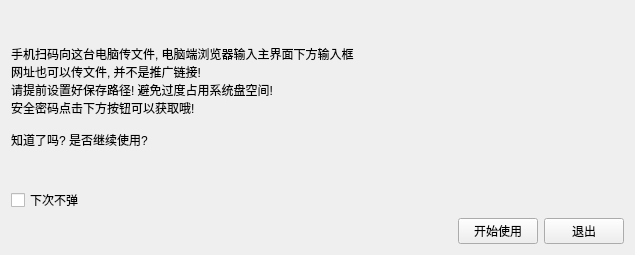
<?xml version="1.0" encoding="UTF-8"?>
<ui version="4.0">
 <class>Form</class>
 <widget class="QWidget" name="Form">
  <property name="geometry">
   <rect>
    <x>0</x>
    <y>0</y>
    <width>635</width>
    <height>255</height>
   </rect>
  </property>
  <property name="windowTitle">
   <string>同网快传 - 用户须知</string>
  </property>
  <layout class="QGridLayout" name="gridLayout">
   <item row="2" column="1">
    <widget class="QPushButton" name="pushButton">
     <property name="text">
      <string>开始使用</string>
     </property>
    </widget>
   </item>
   <item row="2" column="2">
    <widget class="QPushButton" name="pushButton_2">
     <property name="text">
      <string>退出</string>
     </property>
    </widget>
   </item>
   <item row="2" column="0">
    <spacer name="horizontalSpacer">
     <property name="orientation">
      <enum>Qt::Horizontal</enum>
     </property>
     <property name="sizeHint" stdset="0">
      <size>
       <width>40</width>
       <height>20</height>
      </size>
     </property>
    </spacer>
   </item>
   <item row="0" column="0" colspan="3">
    <widget class="QLabel" name="label">
     <property name="styleSheet">
      <string notr="true">font: 16pt &quot;宋体&quot;;</string>
     </property>
     <property name="text">
      <string>手机扫码向这台电脑传文件, 电脑端浏览器输入主界面下方输入框
网址也可以传文件, 并不是推广链接! 
请提前设置好保存路径! 避免过度占用系统盘空间! 
安全密码点击下方按钮可以获取哦! 

知道了吗? 是否继续使用? </string>
     </property>
    </widget>
   </item>
   <item row="1" column="0">
    <widget class="QCheckBox" name="checkBox">
     <property name="text">
      <string>下次不弹</string>
     </property>
    </widget>
   </item>
  </layout>
 </widget>
 <resources/>
 <connections/>
</ui>
